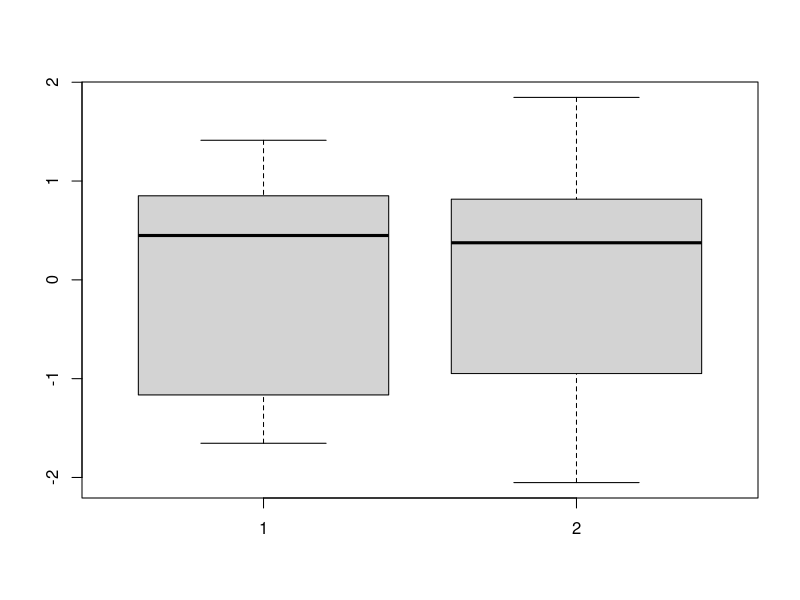
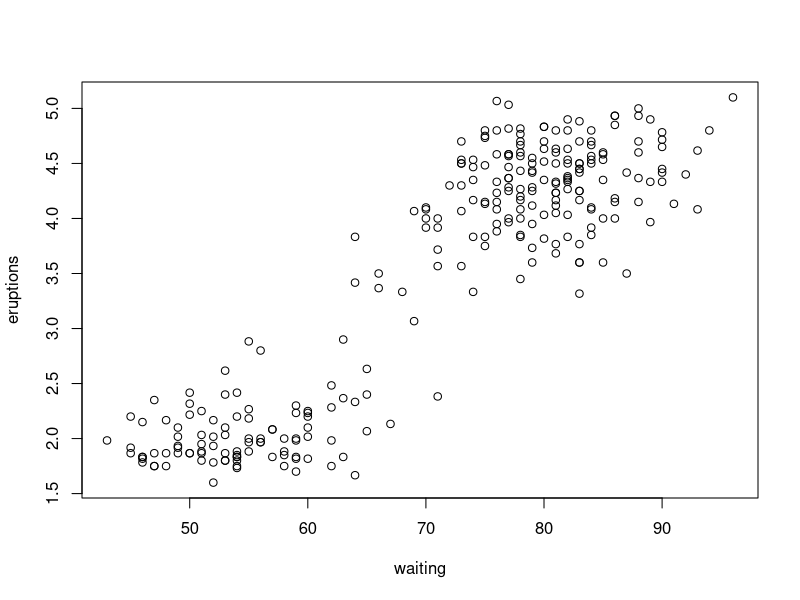
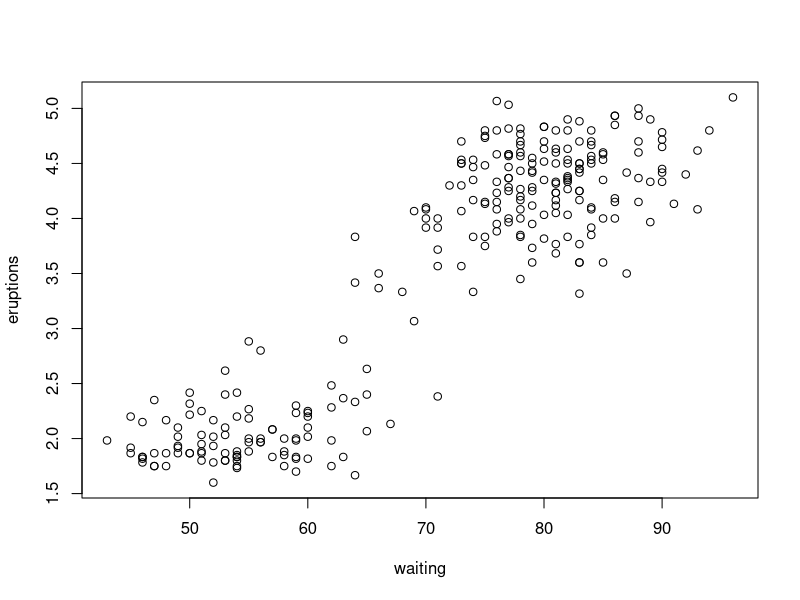
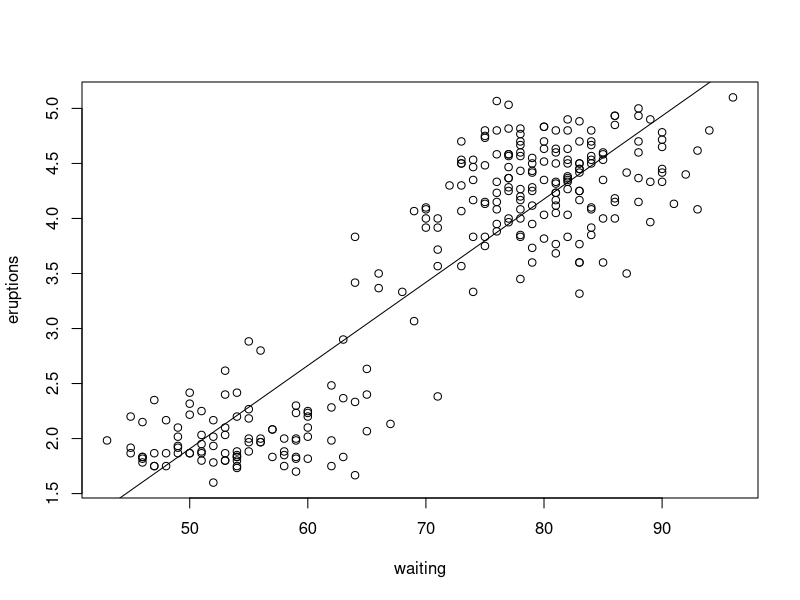
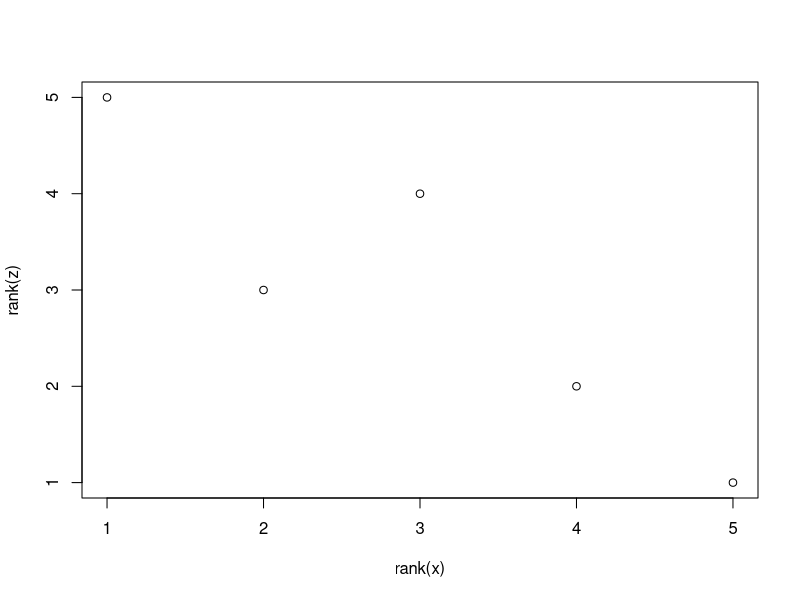
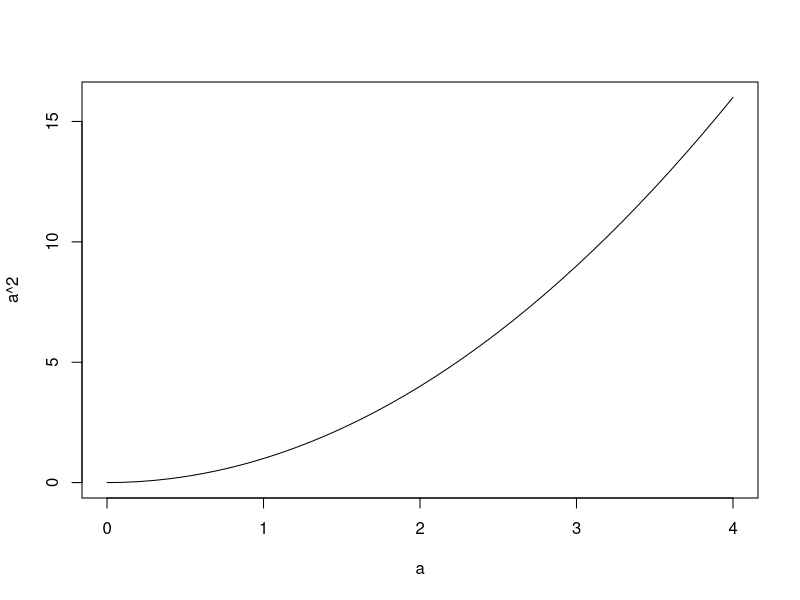
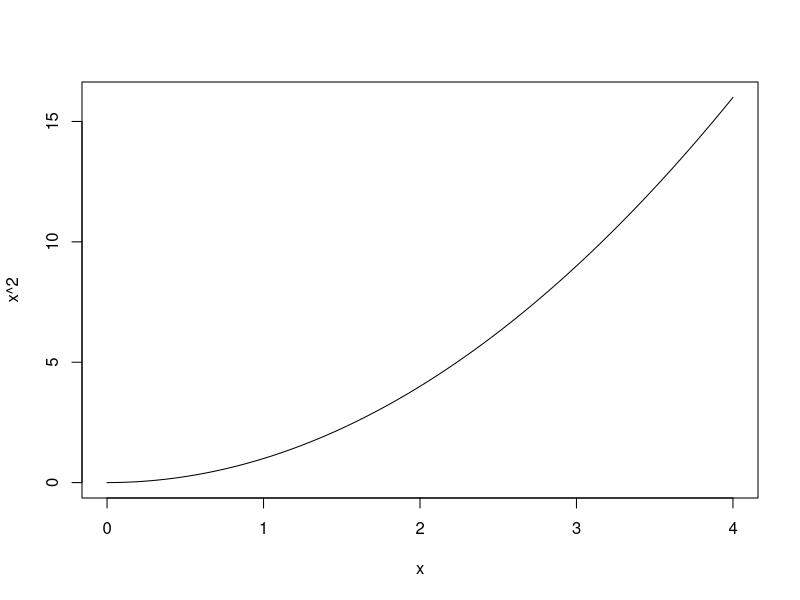
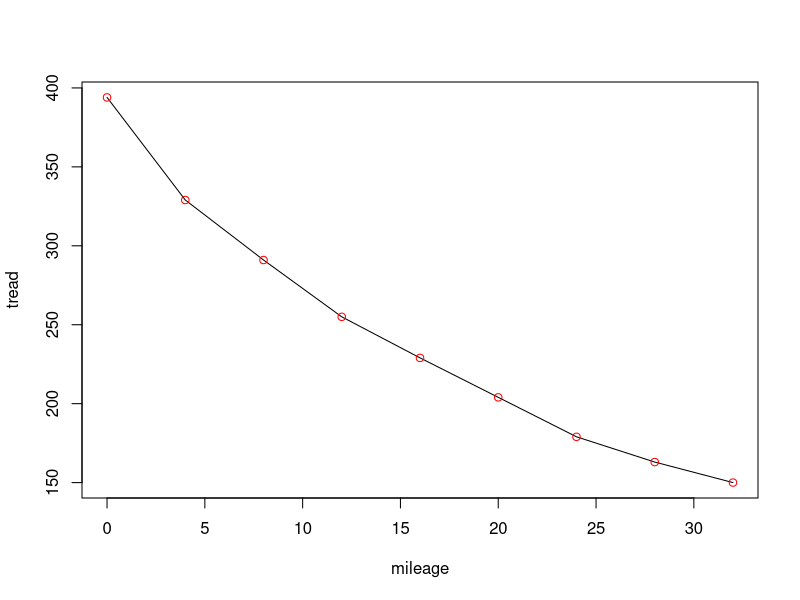

Recreate these plots in R, in order. (Note: this script raises an error after producing the figures.)
attach(faithful)
boxplot(scale(eruptions)[ , 1], scale(waiting)[ , 1])
plot(waiting, eruptions)

data(faithful)
attach(faithful)
plot(waiting, eruptions)
cov(waiting, eruptions)
cor(waiting, eruptions)
plot(waiting, eruptions)
abline(lm(eruptions ~ waiting))
detach(faithful)

x = c(1, 5, 9, 20, 23)
rank(x)
y = c(1, 5, 5, 5, 23)
rank(y)
cor(rank(x), rank(y))
z = c(55, 10, 16, 5, 1)
cor(rank(x), rank(z))
plot(rank(x), rank(z))

a = seq(0, 4, .1)
plot(a, a^2, type = "l")
curve(x^2, 0, 4)

mileage = c(0 ,4, 8, 12, 16, 20, 24, 28, 32)
tread = c(394, 329, 291, 255, 229, 204, 179, 163, 150)
plot(mileage, tread, type="l")
points(mileage, tread, col = "red")


weight = c(150, 135, 210, 140)
height = c(65, 61, 70, 65)
gender = c("F", "F", "M", "F")
study = data.frame(weight, height, gender)
row.names(study) = c("Mary", "Alice", "Bob", "Judy")
names(study) = c("Weight", "Height", "Gender")
study[ , "Weight"]
study[ , 1]
study[ , 1:2]
study["Mary", ]
study["Mary", "Weight"]
study[["Weight"]]
study[study$Gender=="F", ]
rm(weight)

data(PlantGrowth)
attach(PlantGrowth)
levels(PlantGrowth$group)
weight.ctrl=weight[group == "ctrl"]
weight.trt1=weight[group == "trt1"]
weight.trt2=weight[group == "trt2"]
boxplot(weight.ctrl, weight.trt1, weight.trt2)
unstack(PlantGrowth)
boxplot(unstack(PlantGrowth))
boxplot(...)
detach(PlantGrowth)

library(MASS); data(Cars93);attach(Cars93)
price = cut(Price, c(0, 12, 20, max(Price)))
levels(price)=c("cheap", "okay", "expensive")
mpg=cut(MPG.highway, c(0,20,30,max(MPG.highway)))
levels(mpg)=c("bad", "okay", "good")
table(Type)
table(price, Type)
table(price, Type, mpg)
barplot(table(price, Type), beside=T)
barplot(table(Type, price), beside=T)
detach(Cars93)
